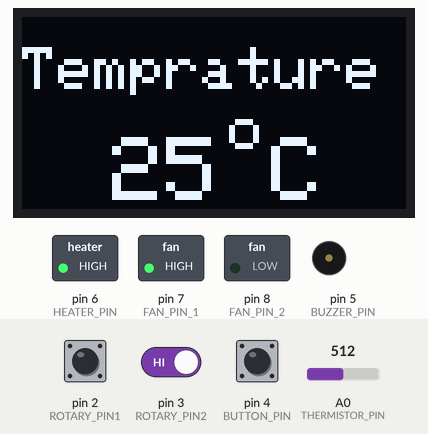
This sketch was run on a simulated Arduino Uno, built with avr-gcc and run on an emulated ATmega328P. Shown: 128×64 one-colour display, switched loads named in the sketch (green lamp = pin HIGH), buzzer (waves = sounding, pin HIGH). The inputs (shaded band) are chosen by the test bench; at power-on: A0 (THERMISTOR_PIN) = 512, pin 4 (BUTTON_PIN) HIGH, pin 3 (ROTARY_PIN2) HIGH, pin 2 (ROTARY_PIN1) HIGH. The display library's start-up logo is not drawn.

Above: at 1.5 s.
1.6 s: A0 (THERMISTOR_PIN) set to 411
At 2.2 s:
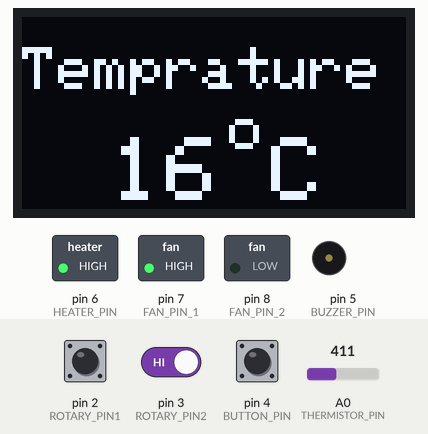
3.1 s: A0 (THERMISTOR_PIN) set to 391
At 3.7 s:
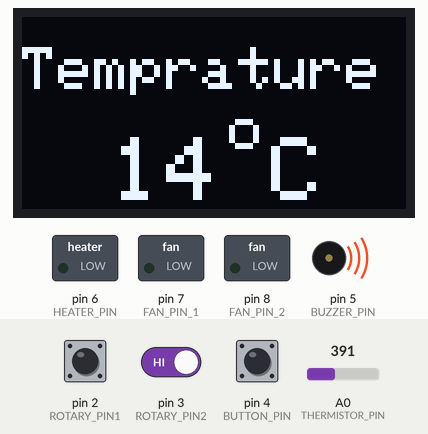
4.6 s: pin 4 (BUTTON_PIN) pulled LOW for 0.15 s
At 5.0 s:
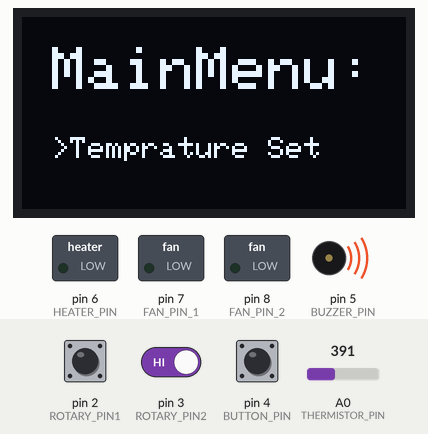
6.2 s: pin 3 (ROTARY_PIN2) driven LOW
At 7.0 s:
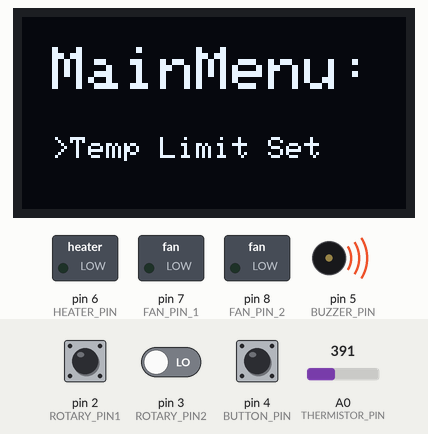
7.7 s: pin 4 (BUTTON_PIN) pulled LOW for 1 s
At 9.0 s:
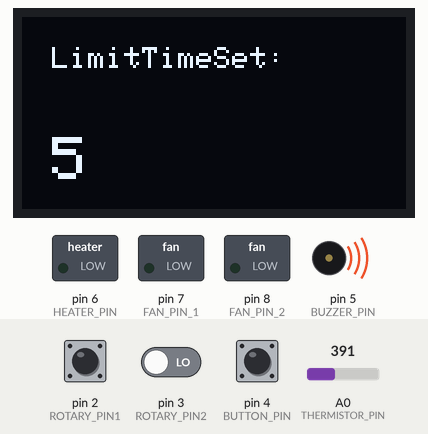
10.2 s: pin 4 (BUTTON_PIN) pulled LOW for 0.15 s
At 11.5 s:
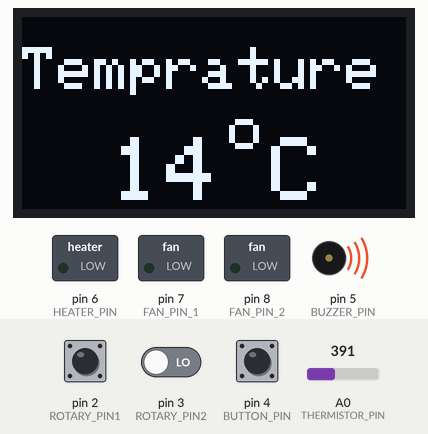
Timing chart, 0 to 12.8 s (numbered marks = the images above; inputs shaded):
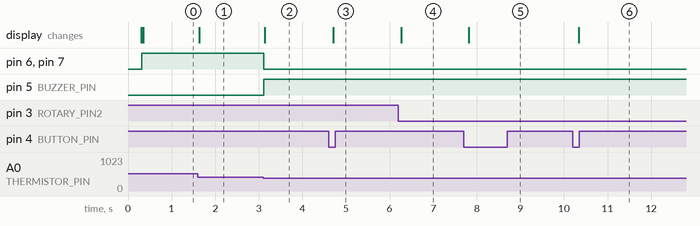

The sketch:

FinalCodeArduino.ino
```cpp
#include <SPI.h>
#include <Wire.h>
#include <Adafruit_GFX.h>
#include <Adafruit_SH110X.h>
//#include <ezButton.h>

#define THERMISTOR_PIN A0 // Analog pin connected to the thermistor
#define SERIES_RESISTOR 100000.0 // Resistance value of the series resistor (in ohms)
#define NOMINAL_RESISTANCE 100000.0 // Nominal resistance of the thermistor at 25 degrees Celsius (in ohms)
#define TEMPERATURE_NOMINAL 25.0 // Temperature at nominal resistance (in degrees Celsius)
#define B_COEFFICIENT 3850.0 // Beta coefficient of the thermistor

/* Uncomment the initialize the I2C address , uncomment only one, If you get a totally blank screen try the other*/
#define i2c_Address 0x3c //initialize with the I2C addr 0x3C Typically eBay OLED's
//#define i2c_Address 0x3d //initialize with the I2C addr 0x3D Typically Adafruit OLED's
#define SCREEN_WIDTH 128 // OLED display width, in pixels
#define SCREEN_HEIGHT 64 // OLED display height, in pixels
#define OLED_RESET -1   //   QT-PY / XIAO
Adafruit_SH1106G display = Adafruit_SH1106G(SCREEN_WIDTH, SCREEN_HEIGHT, &Wire, OLED_RESET);

#define ROTARY_PIN1 2 // CLK pin of rotary encoder
#define ROTARY_PIN2 3 // DT pin of rotary encoder
#define BUTTON_PIN 4  // Switch pin of rotary encoder
#define BUZZER_PIN 5 // buzzer pin for beep sound alarm
#define HEATER_PIN 6 // heater pin for on and off quartz heater SSR
#define FAN_PIN_1 7 // SSR pin for fan 1 (to be replaced with correct pin number)
#define FAN_PIN_2 8 // SSR pin for fan 2 (to be replaced with correct pin number)
// #define MICRO_PIN 9 // Micro Switch Pin for Door Opeiing mode

//ezButton MicroSwitch(MICRO_PIN);
volatile bool isFan1On = false;
volatile bool MenuStatus = false;
volatile bool ItemStatus = false;
volatile bool buttonPressed = false;
volatile int lastButtonState = LOW;
volatile int buttonState;
unsigned long lastDebounceTime = 0;
unsigned long WaitTime =0;
unsigned long FanTime =0;
unsigned long debounceDelay =50;

int MenuItem =1;
int lastRotaryState;
int rotaryState;
int CurrentTemp=80;
int TempLimit=5;
int FanSwitchLimit=60;
int rotaryPosition=1;
int ChambTemp=0;
unsigned int MinToMili=0;
int MicroState;
void setup() {
    Serial.begin(9600);
    attachInterrupt(digitalPinToInterrupt(ROTARY_PIN1), EncoderRotate, CHANGE);
    attachInterrupt(digitalPinToInterrupt(ROTARY_PIN2), EncoderRotate, CHANGE);
//    tone(8, 700, 2000);
    pinMode(HEATER_PIN, OUTPUT);
    pinMode(FAN_PIN_1, OUTPUT);
    pinMode(FAN_PIN_2, OUTPUT);
    pinMode(BUZZER_PIN, OUTPUT);
//    pinMode(MICRO_PIN, INPUT);
    pinMode(BUTTON_PIN, INPUT_PULLUP);
//    MicroSwitch.setDebounceTime(50);
//    pinMode(8, OUTPUT);
    // Show image buffer on the display hardware.
    // Since the buffer is intialized with an Adafruit splashscreen
    // internally, this will display the splashscreen.
    delay(250); // wait for the OLED to power up
    display.begin(i2c_Address, true); // Address 0x3C default
    //display.setContrast (0); // dim display
    display.display();
    delay(10);
//    StartText();
//    delay(2000);
//    display.clearDisplay();
}

void loop() {
  PushButton();
  // Tempreture detect and turn on Heater_SSR
  ChambTemp=Temprature();
  if ((CurrentTemp-TempLimit)>ChambTemp){
    digitalWrite(HEATER_PIN,HIGH);
  }
  if ((CurrentTemp+TempLimit)<ChambTemp){
    digitalWrite(HEATER_PIN,LOW);
  }
  //Fan Switch Parts:
  if ((millis()-FanTime)>(FanSwitchLimit*MinToMili)){
    switchFans();
    FanTime=millis();
    MinToMili=60000;
  }

  //Micro switch start and stop parts
//  MicroState=digitalRead(MICRO_PIN);

  //sensor failure detect and off Automatically
  if ((130 < ChambTemp) || (15 > ChambTemp)){
    digitalWrite(HEATER_PIN,LOW);
    digitalWrite(FAN_PIN_1,LOW);
    digitalWrite(FAN_PIN_2,LOW);
    digitalWrite(BUZZER_PIN,HIGH);
  }
  OledMenu();
}

// first function for push button reaction in multipe pages.
void PushButton(){
  if ((millis()-WaitTime)>10000 && MenuStatus){
    MenuStatus=false;
    ItemStatus=false;
//    Serial.println("First page");
  }
  int reading = digitalRead(BUTTON_PIN);
  if (reading != lastButtonState) {
    lastDebounceTime = millis();
  }

  if ((millis() - lastDebounceTime) > debounceDelay) {
    if (reading != buttonState) {
      buttonState = reading;

      if (buttonState == LOW) {
        buttonPressed = true;
      }
    }
  }

  lastButtonState = reading;
  if (buttonPressed) {
//  Serial.println("Button pressed!");
  WaitTime=millis();
  buttonPressed = false;
  if (!MenuStatus){
    MenuStatus=true;
    MenuItem=1;
//    Serial.println("main menu");
  } else if (MenuStatus && !ItemStatus){
   ItemStatus=true;
   if (MenuItem==4){
     CurrentTemp=80;
     TempLimit=5;
     FanSwitchLimit=60;
   }
//   Serial.println("second menu");
  }else if (MenuStatus && ItemStatus){
    MenuStatus=false;
    ItemStatus=false;
    MenuItem=1;
//    Serial.println("First Page");
  }
  }
}

// second fuction for encoder rotation
void EncoderRotate(){
  // Read the rotary encoder without interrupts
  rotaryState = digitalRead(ROTARY_PIN1);
  if (rotaryState != lastRotaryState) {
    WaitTime=millis();
    if (digitalRead(ROTARY_PIN2) != rotaryState) {
      if(MenuStatus && !ItemStatus && MenuItem<4){
      MenuItem++;
      }
      if(MenuStatus && ItemStatus){
      switch(MenuItem){
        case 1:
        if ((CurrentTemp+TempLimit)<120){
          CurrentTemp++;
        }
        break;
        case 2:
        if (TempLimit<20){
          TempLimit++;
        }
        break;
        case 3:
        if (FanSwitchLimit<240){
          FanSwitchLimit++;
        }
        break;
        case 4:
        break;
      }
      }
    } else {
      if(MenuStatus && !ItemStatus && MenuItem>1){
      MenuItem--;
      }
      if(MenuStatus && ItemStatus){
      switch(MenuItem){
        case 1:
        if ((CurrentTemp-TempLimit)>20){
          CurrentTemp--;
        }
        break;
        case 2:
        if (TempLimit>3){
          TempLimit--;
        }
        break;
        case 3:
        if (FanSwitchLimit>1){
          FanSwitchLimit--;
        }
        break;
        case 4:
        break;
      }
      }
    }
//    Serial.print("Menu: ");
//    Serial.print(MenuItem);
//    Serial.print(",Temp: ");
//    Serial.print(CurrentTemp);
//    Serial.print(",Limit: ");
//    Serial.print(TempLimit);
//    Serial.print(",Fan: ");
//    Serial.println(FanSwitchLimit);
  }

    lastRotaryState = rotaryState;
}
void StartText(){
    display.clearDisplay();
    display.setTextSize(2);
    display.setTextColor(SH110X_WHITE);
    display.setCursor(30, 10);
//    display.setTextColor(SH110X_BLACK,SH110X_WHITE);
    display.println("ARIWA");
    display.setCursor(5, 40);
//    display.setTextColor(SH110X_WHITE);
    display.println("3DPrinter");
    display.display();
}
void OledMenu(){
  if (!MenuStatus){
    display.clearDisplay();
    display.setTextSize(2);
//    display.setFont(SH110X_ArialMT_Plain_16);
    display.setTextColor(SH110X_WHITE);
    display.setCursor(0, 10);
    display.println("Temprature");
    display.setTextSize(3);
    display.setCursor(30, 40);
    display.print(ChambTemp);
    display.setCursor(65, 40);
    display.print(" C");
    display.setTextSize(2);
    display.setCursor(69, 30);
    display.print("o");
    display.display();
  }
  if (MenuStatus && !ItemStatus){
    switch (MenuItem){
      case 1:
      display.clearDisplay();
      display.setTextSize(2);
      display.setTextColor(SH110X_WHITE);
      display.setCursor(10, 10);
      display.println("MainMenu:");
      display.setTextSize(1.5);
      display.setCursor(10, 40);
      display.println(">Temprature Set");
      display.display();
      break;
      case 2:
      display.clearDisplay();
      display.setTextSize(2);
      display.setTextColor(SH110X_WHITE);
      display.setCursor(10, 10);
      display.println("MainMenu:");
      display.setTextSize(1.5);
      display.setCursor(10, 40);
      display.println(">Temp Limit Set");
      display.display();
      break;
      case 3:
      display.clearDisplay();
      display.setTextSize(2);
      display.setTextColor(SH110X_WHITE);
      display.setCursor(10, 10);
      display.println("MainMenu:");
      display.setTextSize(1.5);
      display.setCursor(10, 40);
      display.println(">Fan Interval Set");
      display.display();
      break;
      case 4:
      display.clearDisplay();
      display.setTextSize(2);
      display.setTextColor(SH110X_WHITE);
      display.setCursor(10, 10);
      display.println("MainMenu:");
      display.setTextSize(1.5);
      display.setCursor(10, 40);
      display.println(">Defualt Set");
      display.display();
      break;
    }
  }
  if (MenuStatus && ItemStatus){
    switch (MenuItem){
      case 1:
      display.clearDisplay();
      display.setTextSize(2);
      display.setTextColor(SH110X_WHITE);
      display.setCursor(10, 10);
      display.println("ChamTempSet:");
      display.setTextSize(2);
      display.setCursor(10, 40);
      display.println(CurrentTemp);
      display.display();
      break;
      case 2:
      display.clearDisplay();
      display.setTextSize(1.5);
      display.setTextColor(SH110X_WHITE);
      display.setCursor(10, 10);
      display.println("LimitTimeSet:");
      display.setTextSize(2);
      display.setCursor(10, 40);
      display.println(TempLimit);
      display.display();
      break;
      case 3:
      display.clearDisplay();
      display.setTextSize(1.5);
      display.setTextColor(SH110X_WHITE);
      display.setCursor(10, 10);
      display.println("Time Interval:");
      display.setTextSize(2);
      display.setCursor(10, 40);
      display.println(FanSwitchLimit);
      display.display();
      break;
      case 4:
      display.clearDisplay();
      display.setTextSize(1.5);
      display.setTextColor(SH110X_WHITE);
      display.setCursor(10, 10);
      display.println("Reset:");
      display.setTextSize(1);
      display.setCursor(10, 40);
      display.println("Reset Complete");
      display.display();
      break;
    }
  }
}
int Temprature(){
   // Read the voltage across the thermistor
  int rawADC = analogRead(THERMISTOR_PIN);
  float voltage = rawADC * (5.0 / 1023.0);
  // Calculate the resistance of the thermistor using voltage divider equation
  float thermistorResistance = SERIES_RESISTOR * ((5.0 / voltage) - 1.0);

  // Calculate temperature using Steinhart-Hart equation
  float steinhart;
  steinhart = thermistorResistance / NOMINAL_RESISTANCE;      // (R/Ro)
  steinhart = log(steinhart);                                   // ln(R/Ro)
  steinhart /= B_COEFFICIENT;                                    // 1/B * ln(R/Ro)
  steinhart += 1.0 / (TEMPERATURE_NOMINAL + 273.15); // + (1/To)
  steinhart = 1.0 / steinhart;                                  // Invert
  steinhart -= 273.15;                                          // Convert to Celsius
  return steinhart;
}
void switchFans() {
  if (isFan1On) {
    digitalWrite(FAN_PIN_1, LOW);
    digitalWrite(FAN_PIN_2, HIGH);
    isFan1On = false;
  } else {
    digitalWrite(FAN_PIN_1, HIGH);
    digitalWrite(FAN_PIN_2, LOW);
    isFan1On = true;
  }
}
```

Measured:
- the behaviour switches between 399 and 398 on A0 (THERMISTOR_PIN) (found by bisection; images 1 and 2)
- after the input at 1.6 s, the display: changes at once (image 1)
- after the input at 3.1 s, pin 6 (HEATER_PIN), pin 7 (FAN_PIN_1): HIGH → LOW at once; pin 5 (BUZZER_PIN): LOW → HIGH at once; the display: changes at once (image 2)
- after the input at 4.6 s, the display: changes after 0.11 s (image 3)
- after the input at 6.2 s, the display: changes after 0.07 s (image 4)
- after the input at 7.7 s, the display: changes after 0.12 s (image 5)
- after the input at 10.2 s, the display: changes after 0.14 s (image 6)
